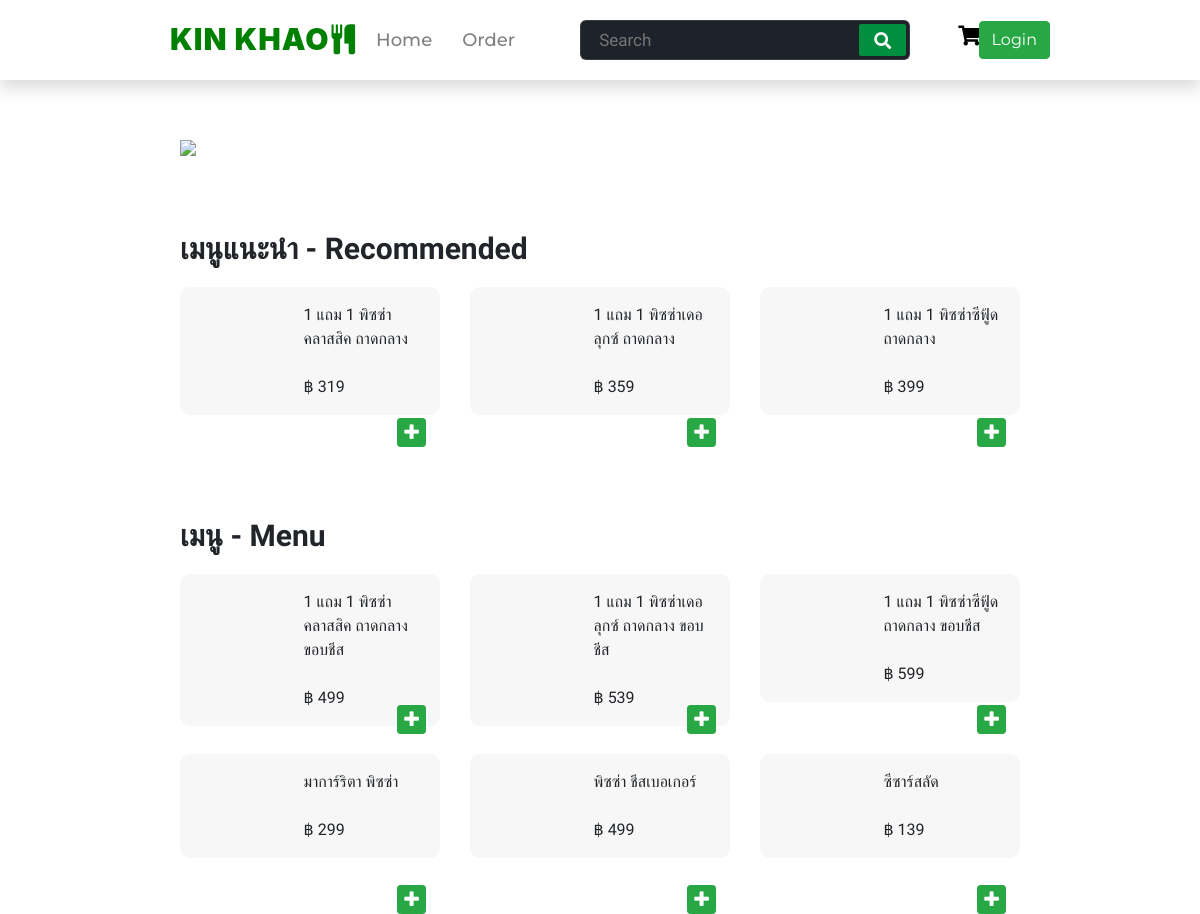
Page /shop-pizzacompany.php on the committed database.
### tables this page shows
CREATE TABLE `menu` (
  `menu_id` int(8) NOT NULL,
  `menu_shop` mediumtext NOT NULL,
  `menu_name` varchar(255) NOT NULL,
  `menu_price` float NOT NULL,
  `menu_pic` mediumtext NOT NULL,
  `menu_desc` varchar(255) NOT NULL
);

### shop-pizzacompany.php (the view, shortened to what this page needs)
<?php
include 'connect.php';
mysqli_set_charset($con, "utf8");
$sql = "SELECT * FROM menu WHERE menu_shop ='pizzacompany'";
$result = $con->query($sql);
?>
<!DOCTYPE html>
<html lang="en">
  <head>
    <link
      rel="stylesheet"
      href="https://maxcdn.bootstrapcdn.com/bootstrap/4.3.1/css/bootstrap.min.css"
    />
    <link
      rel="stylesheet"
      href="https://cdnjs.cloudflare.com/ajax/libs/font-awesome/5.15.3/css/all.min.css"
    />
    <link rel="stylesheet" href="navbar.css" />
    <link rel="stylesheet" href="bonchon1.css" />
    <link
      rel="stylesheet"
      href="https://stackpath.bootstrapcdn.com/font-awesome/4.7.0/css/font-awesome.min.css"
    />
  </head>
  <body>
    <nav class="fixed-top shadow">
      <div class="logo">
        <p>
          KIN KHAO
          <i
            class="fa fa-cutlery"
            aria-hidden="true"
            style="margin-left: -5px"
          ></i>
        </p>
      </div>
      <div class="nav-items">
        <li><a href="index.php">Home</a></li>
        <li><a href="cus-vieworder.php">Order</a></li>
      </div>
      <form action="search.php" method="POST">
        <input
          type="search"
          class="search-data"
          placeholder="Search"
          value=""
          required
         name="search_menu"/>
        <button type="submit" class="fas fa-search"></button>
      </form>
      <h5 class="px-5 cart" name="cart-count">
                        <a name="shop-cart"href="cart.php" ><i class="fas fa-shopping-cart"></i> Cart</a>
                    </h5>
      <?php
      if (!isset($_SESSION['loggedin'])) { ?>
      <div class="Login" style="cursor: pointer">
        <button type="button" class="btn btn-success">Login</button>
      </div>
    <?php } ?>
    </nav>
    <div class="full">
      <img
        src="https://cdn.1112delivery.com/1112one/public/images/banners/May2021/TPC_BOGO_1440_TH.jpg "
        name="banner"
      />
      <div class="recmenu">
        <p name="rectxt">เมนูแนะนำ - Recommended</p>
        <div class="row">
          <?php
          $count = 0;
          while ($count < 3 && $row = $result->fetch_assoc()) { ?>
      <div class="col-4">
              <form method="post" action="insert.php">
                <div class="menu">
                  <div class="row">
                    <div class="col-5">
                    </div>
                    <div class="col-7 "><input value=" <?=$row['menu_name']?>" type="hidden" id="m_name" name="m_name">
                    <?=$row['menu_name']?>
                      </input><br><br>
                      <input value=" <?=$row['menu_id']?>"  type="hidden" id="m_id" name="m_id">฿
                      <?=$row['menu_price']?>
                    <button type="submit" class="btn btn-success btn-sm">
                    <i class="fa fa-plus fa-lg" aria-hidden="true"></i>
                  </button>
                    </div>
                  </div>
                </div>
                </form>
             </div>
            <?php
            $count++;
            }
            ?>
        </div>
      </div>
      <div class="bonmenu">
        <p name="rectxt">เมนู - Menu</p>
        <div class="row">
        <?php
    while($row = $result->fetch_assoc()) { ?>
      <div class="col-4">
              <form method="post" action="insert.php">
                <div class="menu">
                  <div class="row">
                    <div class="col-5">
                    </div>
                    <div class="col-7 "><input value=" <?=$row['menu_name']?>" type="hidden" id="m_name" name="m_name">
                    <?=$row['menu_name']?>
                      </input><br><br>
                      <input value=" <?=$row['menu_id']?>"  type="hidden" id="m_id" name="m_id">฿
                      <?=$row['menu_price']?>
                    <button type="submit" class="btn btn-success btn-sm">
                    <i class="fa fa-plus fa-lg" aria-hidden="true"></i>
                  </button>
                    </div>
                  </div>
                </div>
                </form>
             </div>
     <?php }
 ?>
        </div>
      </div>
    </div>
  </body>
</html>

### navbar.css (style rules this page uses)
* { margin: 0; padding: 0; outline: none; box-sizing: border-box; }
body { background: #fff; }
nav { background-color: #fff; display: flex; align-items: center; height: 80px; padding: 0 100px; }
nav .logo { color: green; font-size: 30px; font-weight: 900; letter-spacing: 1px; margin-right: 5px; margin-top: 15px; margin-left: 120px; }
nav .nav-items { display: flex; padding: 0 0 0 0px; font-family: "Montserrat", sans-serif; }
nav .nav-items li { list-style: none; padding: 0 15px; }
nav .nav-items li a { color: #00000080; font-size: 18px; font-weight: 500; text-decoration: none; }
nav form { display: flex; height: 40px; padding: 3px; background: #1e232b; min-width: 18% !important; border-radius: 6px; border: 1px solid rgba(155, 155, 155, 0.2); width: 30%; font-family: "Prompt", sans-serif; font-weight: 100; margin-left: 50px; }
nav form .search-data { width: 100%; height: 100%; padding: 0 15px; color: #fff; font-size: 17px; border: none; font-weight: 500; background: none; }
nav form button { padding: 0 15px; color: #fff; font-size: 17px; background: #008f3e; border: none; border-radius: 2px; cursor: pointer; }
@media (max-width: 1245px) { nav { padding: 0 50px; } }
.Login { position: absolute; font-family: "Montserrat", sans-serif; right: 150px; }
a[name="shop-cart"] { color: black; text-decoration: none; }
h5[name="cart-count"] { font-family: "Prompt", sans-serif; }

### bonchon1.css (style rules this page uses)
.full { font-family: "Prompt", sans-serif; margin-left: 15%; margin-right: 15%; }
img[name="banner"] { margin-top: 140px; width: 100%; }
p[name="rectxt"] { font-weight: 600; font-size: 30px; margin-top: 70px; }
.menu { background-color: #f7f7f7; padding: 15px; border-radius: 10px; cursor: pointer; border: 1px solid; border-color: #f7f7f7; margin-bottom: 28px; }
.recmenu button { position: absolute; right: 13px; top: 115px; padding-left: 6px; padding-right: 6px; padding-top: 3px; padding-bottom: 3px; }
.bonmenu button { position: absolute; right: 13px; top: 115px; padding-left: 6px; padding-right: 6px; padding-top: 3px; padding-bottom: 3px; }
a[name="shop-cart"] { color: black; text-decoration: none; }
h5[name="cart-count"] { font-family: "Prompt", sans-serif; }

### rows in the picture
menu: menu_name "1 แถม 1 พิซซ่าคลาสสิค ถาดกลาง", menu_price "319"
menu: menu_name "1 แถม 1 พิซซ่าเดอลุกซ์ ถาดกลาง", menu_price "359"
menu: menu_name "1 แถม 1 พิซซ่าซีฟู้ด ถาดกลาง", menu_price "399"
menu: menu_name "1 แถม 1 พิซซ่าคลาสสิค ถาดกลาง ขอบชีส", menu_price "499"
menu: menu_name "1 แถม 1 พิซซ่าเดอลุกซ์ ถาดกลาง ขอบชีส", menu_price "539"
menu: menu_name "1 แถม 1 พิซซ่าซีฟู้ด ถาดกลาง ขอบชีส", menu_price "599"
menu: menu_name "มาการ์ริตา พิซซ่า", menu_price "299"
menu: menu_name "พิซซ่า ชีสเบอเกอร์", menu_price "499"
menu: menu_name "ซีซาร์สลัด", menu_price "139"
